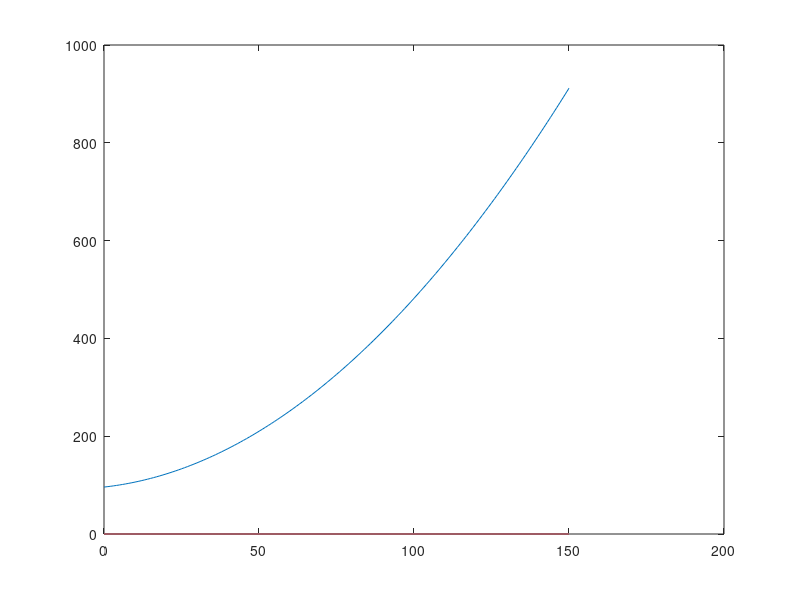

Recreate this plot in MATLAB.
a = 21.57;
a_SI = 95.98;
b = 0.2548;
b_SI=2.534;
c = 0.01839;
c_SI=0.409;
m = 1200;
R = 28;

speed_ms = 0:1/3.6:150/3.6;
speed = 0:1:150;
Fcd = zeros(length(speed));
for i=1:length(speed)
    Fcd(i)= a_SI+b_SI*speed_ms(i)+c_SI*speed_ms(i)^2;
end
plot(speed,Fcd)